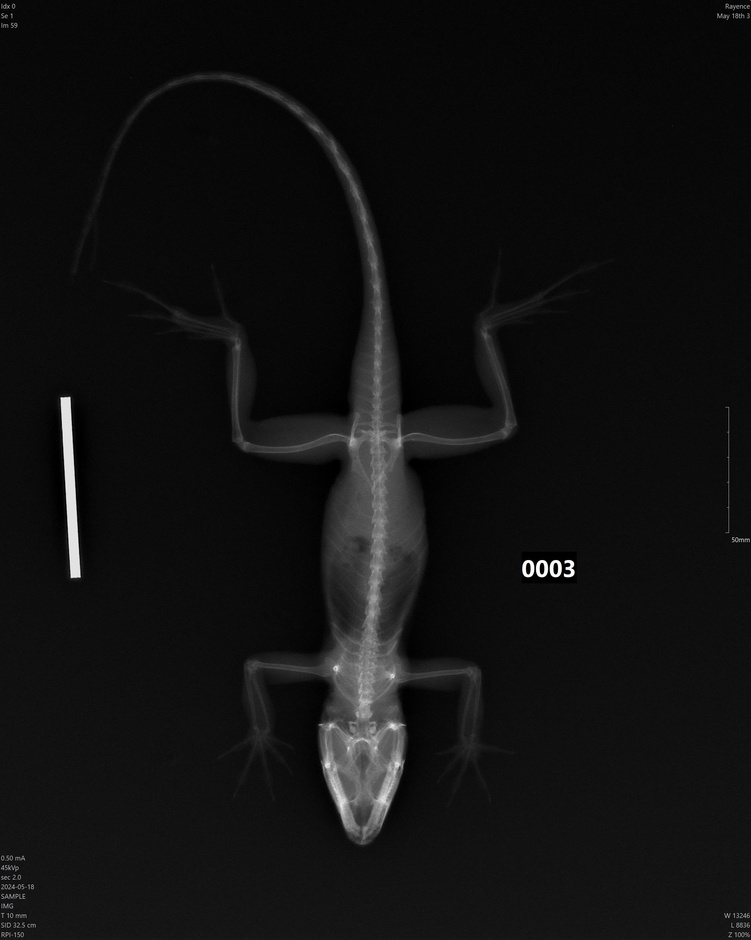
#> input picture sample_image/0003_dorsal.jpg, 751 x 940 px, shrunk from 2352 x 2944 before the run; its folder holds only this picture in this run
$ python -i visual_individual_performance.py   (imports and definitions only)
#> lines starting #> are read from the running program, lines starting #| are printed output that depends on the picture
#> in process_single_image, image is the input picture: shape (940, 751, 3); mean B, G, R 17.4, 17.4, 17.4
import xml.etree.ElementTree as ET
import numpy as np
# matplotlib.pyplot lazy-loaded inside functions
import cv2
import os
import glob
from PIL import Image, ImageEnhance

# [99 lines left out: functions _init_matplotlib, parse_xml_for_frontend, read_tps_file, not called in this run]

SOURCE_IMAGE_EXTENSIONS = (".jpg", ".jpeg", ".png", ".tif", ".tiff", ".bmp")


# [84 lines left out: functions resolve_source_image, create_image, invert_single_image, not called in this run]

def enhance_image(img, sharpness=4, contrast=1.3, blur=3):
    """Enhance image sharpness, contrast, and blur."""
#> called with sharpness = 4, contrast = 1.3, blur = 3
    # Convert the image to RGB
    img = cv2.cvtColor(img, cv2.COLOR_BGR2RGB)

    # Convert the image to PIL Image
    pil_img = Image.fromarray(img)

    # Enhance the sharpness
    enhancer = ImageEnhance.Sharpness(pil_img)
    img_enhanced = enhancer.enhance(sharpness)

    # Enhance the contrast
    enhancer = ImageEnhance.Contrast(img_enhanced)
    img_enhanced = enhancer.enhance(contrast)
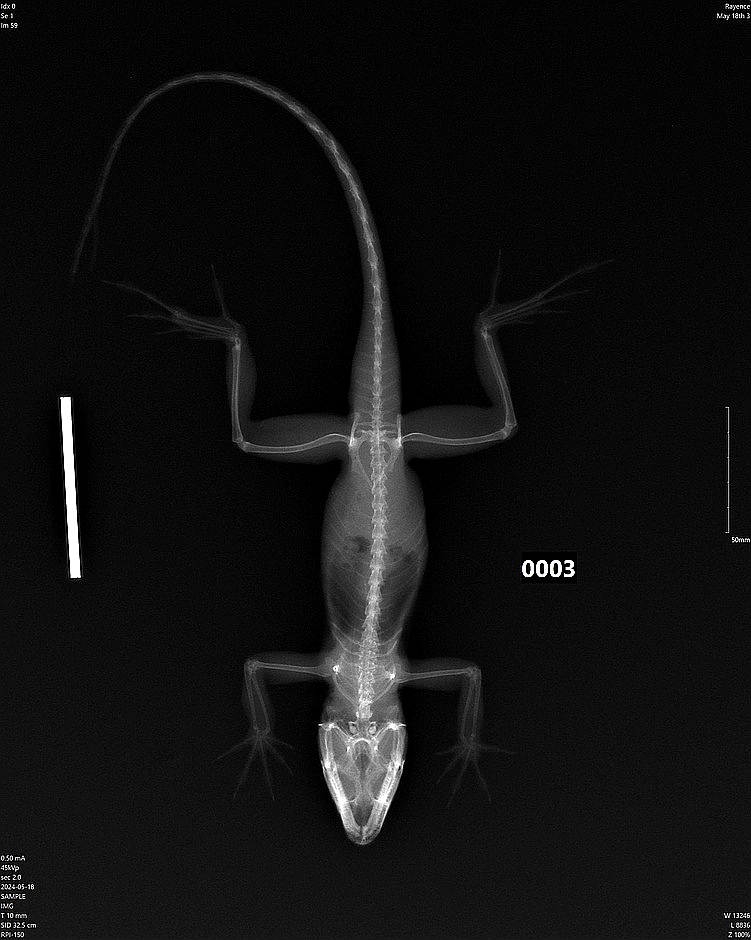
#> img_enhanced: PIL image 751x940 RGB; mean R, G, B 17.1, 17.1, 17.1

    # Convert back to OpenCV image (numpy array)
    img_enhanced = np.array(img_enhanced)

    # Apply a small amount of Gaussian blur
    img_enhanced = cv2.GaussianBlur(img_enhanced, (blur, blur), 0)
#> img_enhanced: shape (940, 751, 3)

    return cv2.cvtColor(img_enhanced, cv2.COLOR_RGB2BGR)  # Convert back to BGR for OpenCV

def clahe(image, clip_limit=2.0, tile_grid_size=(8, 8)):
#> called with clip_limit = 2, tile_grid_size = (8, 8)
    img_yuv = cv2.cvtColor(image, cv2.COLOR_BGR2YUV)
#> img_yuv: shape (940, 751, 3); mean of channels 0, 1, 2 17.1, 128, 128
    clahe = cv2.createCLAHE(clipLimit=clip_limit, tileGridSize=tile_grid_size)
    img_yuv[:, :, 0] = clahe.apply(img_yuv[:, :, 0])
#> img_yuv: shape (940, 751, 3); mean of channels 0, 1, 2 30.1, 128, 128
    img_output = cv2.cvtColor(img_yuv, cv2.COLOR_YUV2BGR)
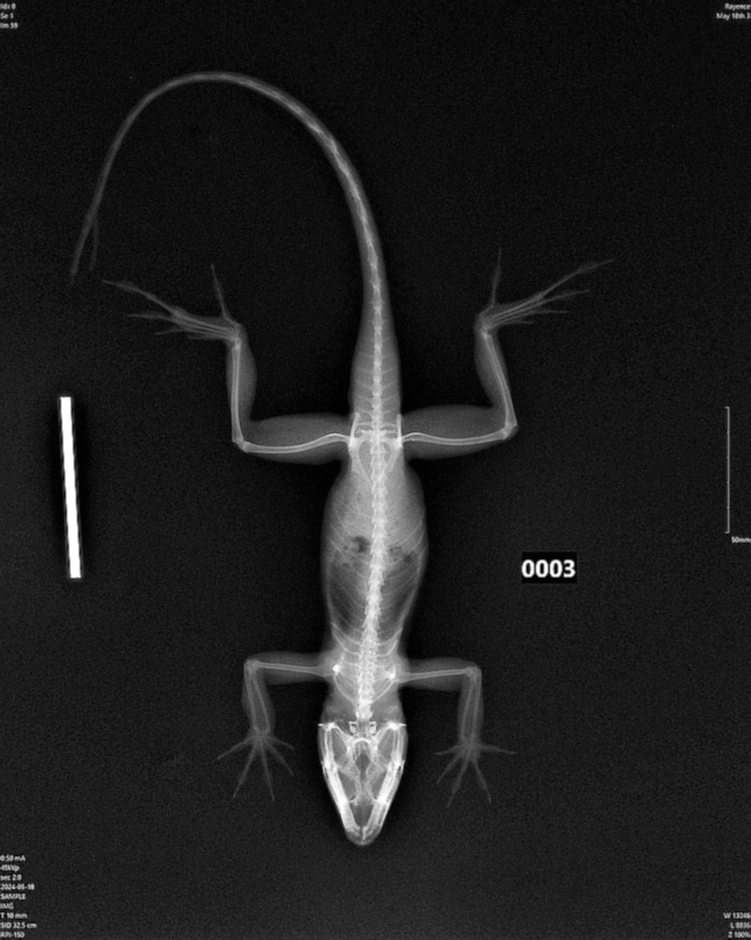
#> img_output: shape (940, 751, 3); mean B, G, R 30.1, 30.1, 30.1
    return img_output

def gamma_correction(image, gamma=1.0):
    inv_gamma = 1.0 / gamma
    table = np.array([((i / 255.0) ** inv_gamma) * 255 for i in np.arange(0, 256)]).astype("uint8")
    return cv2.LUT(image, table)

def process_single_image(input_path, output_path, sharpness=4, contrast=1.3, blur=3, clip_limit=2.0,
                       tile_grid_size=(8, 8), gamma=1.0):
    """Process a single image with all enhancements"""
    image = cv2.imread(input_path)
    if image is None:
        raise ValueError(f"Failed to load image: {input_path}")
    image = enhance_image(image, sharpness, contrast, blur)
    image = clahe(image, clip_limit, tile_grid_size)
    image = gamma_correction(image, gamma)
    cv2.imwrite(output_path, image)

>>> result = process_single_image('../sample_image/0003_dorsal.jpg', 'out.png')
